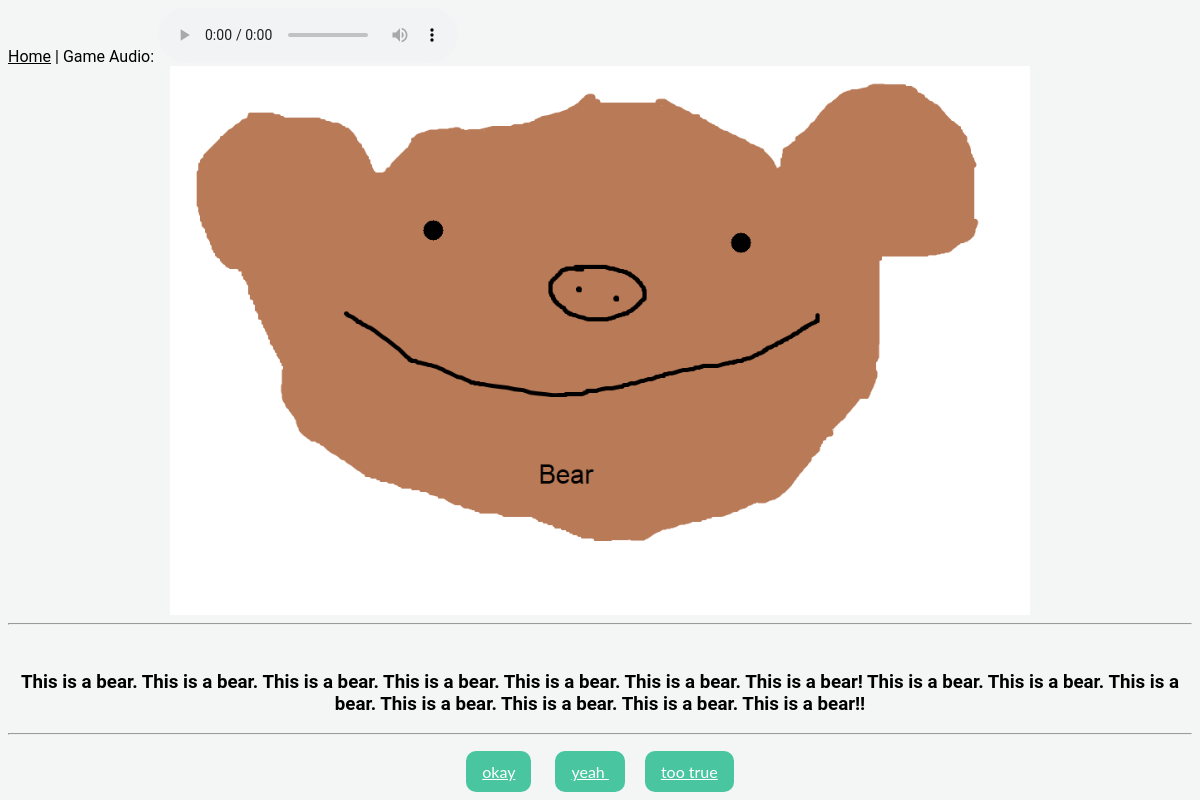
/1/1, run on the app's committed database.
### tables this page shows
CREATE TABLE "panels" (
	"image"	TEXT,
	"convo"	TEXT,
	"speechone"	TEXT,
	"speechtwo"	TEXT,
	"speechthree"	TEXT,
	"redirone"	INTEGER,
	"redirtwo"	INTEGER,
	"redirthree"	INTEGER,
	"story"	INTEGER,
	"current"	INTEGER
);

### project.py (the view)
@app.route('/<story>/<panel>', methods = ['GET'])
def serve_story(story, panel):
    conn = sqlite3.connect('example.db')
    c = conn.cursor()
    c.execute("SELECT image, convo, speechone, speechtwo, speechthree, redirone, redirtwo, redirthree FROM panels WHERE story = ? AND current = ?;",(story,panel,))
    conn.commit()
    attributes = c.fetchall()
    if len(attributes) == 0:
        c.execute("SELECT title, author FROM info WHERE id = ?;",(story,))
        conn.commit()
        newattr = c.fetchall()
        conn.close()
        if len(newattr) == 0:
            return render_template('thanks.html')
        else:
            return render_template('thanks.html', story = newattr[0][0], author = newattr[0][1])
    else:
        this_panel = attributes[0]
        print(this_panel)
        conn.close()
        return render_template('panel.html', image = this_panel[0], convo = this_panel[1], speechone = this_panel[2],
                               speechtwo = this_panel[3], speechthree = this_panel[4], redirone = this_panel[5], redirtwo = this_panel[6],
                               redirthree = this_panel[7], audio = "chill_vibes.mp3")

### templates/panel.html (shortened to what this page needs)
<html>
    <link rel="stylesheet" href="{{ url_for('static',filename='main.css') }}" type="text/css">
    <body>
        <div id = "homer">
            <a href = "/">Home</a>
            | Game Audio:
            <audio controls loop>
            	<source src={{ url_for('download',filename=audio)}}>
			</audio>
        </div>
        <div id = "output" align = "center">
        	<div class = "fitter">
	            {% if image  -%}
	              <img style='height: 70%; width: 100%; object-fit: contain' src={{ url_for('download',filename=image)}} alt="panel-image"/>
	            {% endif -%}
	        </div>
	        {% if convo  -%}
            <hr><br>
            <h3>{{ convo }}</h3>
            {% endif -%}
            <hr><br>
            {% if speechone  -%}
            <a href = "{{redirone}}" class = "buttoner" >{{ speechone }}</a>
            {% endif -%}
            {% if speechtwo  -%}
            <a href = "{{redirtwo}}" class = "buttoner" >{{ speechtwo }}</a>
            {% endif -%}
            {% if speechthree  -%}
            <a href = "{{redirthree}}" class = "buttoner" >{{ speechthree }}</a>
            {% endif -%}
        </div>
    </body>
</html>

### static/main.css (style rules this page uses)
body { font-family: 'Roboto', Verdana, Geneva, Tahoma, sans-serif; background: #f4f6f6; }
a, a:visited { cursor: pointer; text-decoration: underline; color: inherit; }
.buttoner { padding: 10px 15px; margin: 10px 10px; position: relative; width: 50%; align-self: center; background: #49C59F; border: 1px solid transparent; border-radius: 10px; box-sizing: border-box; color: #fff; font-family: 'Lato', sans-serif; }

### data on the page
panels: image (picture), convo "This is a bear. This is a bear. This is a bear. This is a bear. This is a bear. This is a bear. This is a bear! This is a bear. This is a bear. This is a bear. This is a bear. This is a bear. This is a bear. This is a bear!!", speechone "okay", speechtwo "yeah", speechthree "too true"
